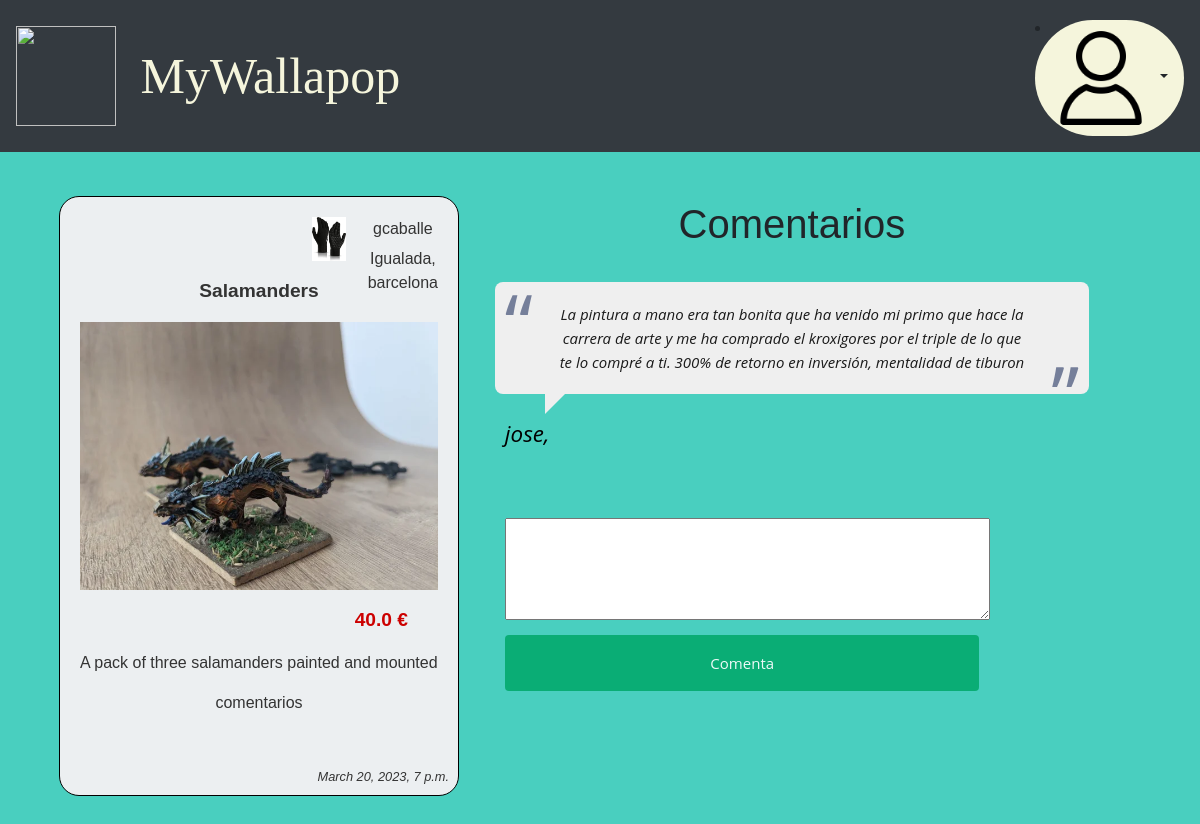
The app's page /playground/product/4/ (signed in) with its own data.
### playground/models.py (models this page shows, shortened)
class User(models.Model):
    id = models.AutoField(primary_key=True)
    username = models.CharField(max_length=30)
    password = models.CharField(max_length=30)
    description = models.CharField(max_length=30)
    city = models.CharField(max_length=30)
    avatar = models.CharField(max_length=100)

class Product(models.Model):
    id = models.AutoField(primary_key=True)
    name = models.CharField(max_length=30, unique=True)
    price = models.FloatField()
    description = models.CharField(max_length=300)
    image = models.CharField(max_length=100)
    date_created = models.DateTimeField(auto_now_add=True)
    author = models.ForeignKey(User, null=True, on_delete=models.SET_NULL)

class Comment(models.Model):
    id = models.AutoField(primary_key=True)
    author = models.ForeignKey(User, null=True, on_delete=models.SET_NULL)
    product = models.ForeignKey(Product, null=True, on_delete=models.SET_NULL)
    creation_date = models.DateTimeField(auto_now_add=True)
    text = models.CharField(max_length=250)

### playground/views.py (the view)
# urls.py: path('product/<int:product_id>/', views.single_product, name='single_product'),
def single_product(request, product_id):
    product = Product.objects.get( id=product_id )
    comments = Comment.objects.filter(product=product_id)
    usersession = request.session.get('usersession','')
    return render(request, 'product-single.html',
                {
                    'product': product ,
                    'comments': comments,
                    'usersession': usersession,
                })

### playground/templates/product-single.html (shortened to what this page needs)
{% load static %}
<!DOCTYPE html>
<html>
    {% load static %}
    <head>
        <link rel="stylesheet" type="text/css" href="{% static '/css/bootstrap.css' %}" >
        <link rel="stylesheet" type="text/css" href="{% static '/css/main.css' %}" >
        <link rel="stylesheet" type="text/css" href="{% static '/css/author.css' %}" >
        <link rel="stylesheet" type="text/css" href="{% static '/css/product.css' %}" >
        <link rel="stylesheet" type="text/css" href="{% static '/css/comment.css' %}" >
        <link rel="stylesheet" type="text/css" href="{% static '/css/login.css' %}" >
    </head>
    <body>
        {% include 'navbar.html' %}
        <div class="row m-4 product-single-block">
            <div class='col-4 product-card-nohover'>
                {% include 'product-card.html' with product=product %}
            </div>
            <div class="col-8">
                <h1 class="row m-4 justify-content-center">Comentarios</h1>
                    {% for c in comments %}
                    <div class="row justify-content-center">
                        {% include 'comment-card.html' with comment=c author=c.author %}
                    </div>
                    {% endfor %}
                    <div class="mt-4 ml-1 row justify-content-center">
                        <form method="POST" action="../../insert_comment/">
                            {% if usersession %}
                            <textarea rows="4" cols="50" name="comment_text"></textarea>
                                <button type="submit" class="btn-primary comment-card quote btn registerbtn">Comenta</button>
                            {% else %}
                                <a href="../../main_page"><p>Loguea des de la main_page para poder comentar.</p></a>
                            {% endif %}
                        </form>
                    </div>
            </div>
        </div>
    </body>
</html>

### playground/templates/product-card.html
{% load static %}
<div class='product-card'>
  <div class="author-mini-hover">
    {% include 'author_mini.html' with author=product.author %}
  </div>
  <div class='product-card-'>
    <a href="{% url 'single_product' product.id %}">
      <p class="product-name">{{ product.name }}</p>
      <img src= "{% static '/img/'|add:product.image %}" />
      <p class="product-price">{{ product.price }} €</p>
      <p class="product-description">{{ product.description }}</p>
      <p class="product-date">{{ product.date_created }}</p>
      <p class="product-comments-len"> {{product.comments_len}} comentarios</p>
    </a>
  </div>
</div>

### playground/templates/author_mini.html
{% load static %}
<a href="{% url 'author' author.id %}">
    <div class='author-mini'>
            <img src="{% static '/img/'|add:author.avatar %}" />
            <div>
                <p class="username">{{ author.username }}</p>
                <p class="city">{{ author.city }}</p>
            </div>
    </div>
</a>

### playground/templates/comment-card.html
<div class="comment-card">
    <div class="quote">
        <blockquote>
        {{ c.text }}
        </blockquote>
        <div></div>
        <p class="mb-5">
        {{author.username}}, {{author.city}}
        </p>
    </div>
</div>

### playground/static/css/main.css (style rules this page uses)
body { background-color: #13c1adc4; }
a:link { text-decoration: inherit; color: inherit; cursor: auto; }

### playground/static/css/author.css (style rules this page uses)
.author-mini { display: flex; height: 60px; width: 100%; margin: 0px; }
.author-mini img { margin-left: 210px; height: 60px; width: 60px; padding: 0px; max-width: 60px; overflow: auto; }
.author-mini p { height: 50%; margin: 0px; }

### playground/static/css/product.css (style rules this page uses)
div.product-card { background-color:#ECEFF1; min-height: 600px; width: 500px; overflow: hidden; border: 1px solid black; padding: 20px; margin: 20px; border-radius: 20px; }
.product-card img { object-fit: contain; width: 100%; }
.product-card { font-family: Arial, sans-serif; color: #333; position: relative; }
.product-card { max-width: 400px; margin: 0 auto; text-align: center; padding: 1em; border: 1px solid #ccc; border-radius: 5px; }
.product-card img { max-width: 100%; height: auto; margin-bottom: 1em; }
.product-name { font-size: 1.2em; font-weight: bold; }
.product-price { font-size: 1.2em; margin-right: 30px; text-align: right; font-weight: bold; color: #c00; }
.product-description { margin-bottom: 1em; text-align: left; }
.product-date { font-style: italic; font-size: 0.8em; position: absolute; bottom: 0; right: 0; margin: 0.5em; padding: 0.2em; }

### playground/static/css/comment.css (style rules this page uses)
.comment-card { color: #1a1a1a; font-family: "Open Sans", Helvetica, sans-serif; font-size: 15px; line-height: 1.6em; text-align: center; max-width: 80%; }
.quote blockquote { margin: 10px 10px 0; background: #efefef; padding: 20px 60px; position: relative; border: none; border-radius: 8px; font-style: italic; }
.quote blockquote:before, .quote blockquote:after { content: "\201C"; position: absolute; font-size: 80px; line-height: 1; color: #757f9a; font-style: normal; }
.quote blockquote:before { top: 0; left: 10px; }
.quote blockquote:after { content: "\201D"; right: 10px; bottom: -0.5em; }
.quote div { width: 0; height: 0; border-left: 0 solid transparent; border-right: 20px solid transparent; border-top: 20px solid #efefef; margin: 0 0 0 60px; }
.quote p { font-size: 1.5em; font-style: italic; margin: 8px 0 0 20px; text-align: left; color: #000000; }

### playground/static/css/login.css (style rules this page uses)
body { font-family: Arial, Helvetica, sans-serif; }
* { box-sizing: border-box; }
.btn { background-color: #04AA6D; color: white; padding: 16px 20px; margin: 8px 0; border: none; cursor: pointer; width: 100%; opacity: 0.9; }
a { color: dodgerblue; }

### records on screen
User: avatar (picture), username "gcaballe", city "Igualada, barcelona"
Product: name "Salamanders", image (picture), price "40.0", description "A pack of three salamanders painted and mounted", date_created "March 20, 2023, 7 p.m."
Comment: text "La pintura a mano era tan bonita que ha venido mi primo que hace la carrera de arte y me ha comprado el kroxigores por el triple de lo que te lo compré a ti. 300% de retorno en inversión, mentalidad de tiburon"
User: username "jose"
